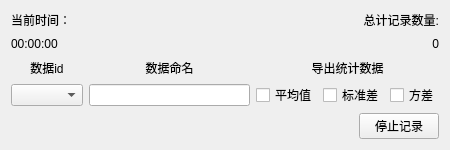
<?xml version="1.0" encoding="UTF-8"?>
<ui version="4.0">
 <class>excelRecordManger</class>
 <widget class="QWidget" name="excelRecordManger">
  <property name="geometry">
   <rect>
    <x>0</x>
    <y>0</y>
    <width>450</width>
    <height>150</height>
   </rect>
  </property>
  <property name="minimumSize">
   <size>
    <width>450</width>
    <height>150</height>
   </size>
  </property>
  <property name="maximumSize">
   <size>
    <width>450</width>
    <height>150</height>
   </size>
  </property>
  <property name="windowTitle">
   <string>excelRecordManger</string>
  </property>
  <layout class="QVBoxLayout" name="verticalLayout">
   <item>
    <layout class="QHBoxLayout" name="horizontalLayout">
     <item>
      <layout class="QVBoxLayout" name="verticalLayout_2">
       <item>
        <widget class="QLabel" name="currentTimeLabel">
         <property name="text">
          <string>当前时间：</string>
         </property>
         <property name="alignment">
          <set>Qt::AlignLeading|Qt::AlignLeft|Qt::AlignVCenter</set>
         </property>
        </widget>
       </item>
       <item>
        <widget class="QLabel" name="TimeTotalLabel">
         <property name="text">
          <string>00:00:00</string>
         </property>
         <property name="alignment">
          <set>Qt::AlignLeading|Qt::AlignLeft|Qt::AlignVCenter</set>
         </property>
        </widget>
       </item>
      </layout>
     </item>
     <item>
      <layout class="QVBoxLayout" name="verticalLayout_3">
       <item>
        <widget class="QLabel" name="pointTotalLabel">
         <property name="text">
          <string>总计记录数量:</string>
         </property>
         <property name="alignment">
          <set>Qt::AlignRight|Qt::AlignTrailing|Qt::AlignVCenter</set>
         </property>
        </widget>
       </item>
       <item>
        <widget class="QLabel" name="recordNumLabel">
         <property name="text">
          <string>0</string>
         </property>
         <property name="alignment">
          <set>Qt::AlignRight|Qt::AlignTrailing|Qt::AlignVCenter</set>
         </property>
        </widget>
       </item>
      </layout>
     </item>
    </layout>
   </item>
   <item>
    <layout class="QGridLayout" name="gridLayout">
     <item row="2" column="0">
      <widget class="QComboBox" name="dataIDComboBox"/>
     </item>
     <item row="0" column="0">
      <widget class="QLabel" name="dataID">
       <property name="text">
        <string>数据id</string>
       </property>
       <property name="alignment">
        <set>Qt::AlignCenter</set>
       </property>
      </widget>
     </item>
     <item row="0" column="2">
      <widget class="QLabel" name="dataNameLabel">
       <property name="text">
        <string>数据命名</string>
       </property>
       <property name="alignment">
        <set>Qt::AlignCenter</set>
       </property>
      </widget>
     </item>
     <item row="2" column="2">
      <widget class="QLineEdit" name="dataNameEdit"/>
     </item>
     <item row="0" column="3">
      <widget class="QLabel" name="label">
       <property name="text">
        <string>导出统计数据</string>
       </property>
       <property name="alignment">
        <set>Qt::AlignCenter</set>
       </property>
      </widget>
     </item>
     <item row="2" column="3">
      <layout class="QHBoxLayout" name="horizontalLayout_3">
       <item>
        <widget class="QCheckBox" name="averageImportCheckBox">
         <property name="enabled">
          <bool>true</bool>
         </property>
         <property name="text">
          <string>平均值</string>
         </property>
         <property name="checked">
          <bool>false</bool>
         </property>
        </widget>
       </item>
       <item>
        <widget class="QCheckBox" name="stdDevImportCheckBox">
         <property name="enabled">
          <bool>true</bool>
         </property>
         <property name="text">
          <string>标准差</string>
         </property>
        </widget>
       </item>
       <item>
        <widget class="QCheckBox" name="varianceImportcheckBox">
         <property name="enabled">
          <bool>true</bool>
         </property>
         <property name="text">
          <string>方差</string>
         </property>
        </widget>
       </item>
      </layout>
     </item>
    </layout>
   </item>
   <item>
    <layout class="QHBoxLayout" name="horizontalLayout_2">
     <item>
      <spacer name="horizontalSpacer">
       <property name="orientation">
        <enum>Qt::Horizontal</enum>
       </property>
       <property name="sizeHint" stdset="0">
        <size>
         <width>40</width>
         <height>20</height>
        </size>
       </property>
      </spacer>
     </item>
     <item>
      <widget class="QPushButton" name="stopRecordButton">
       <property name="text">
        <string>停止记录</string>
       </property>
      </widget>
     </item>
    </layout>
   </item>
  </layout>
 </widget>
 <layoutdefault spacing="6" margin="11"/>
 <resources/>
 <connections/>
</ui>
